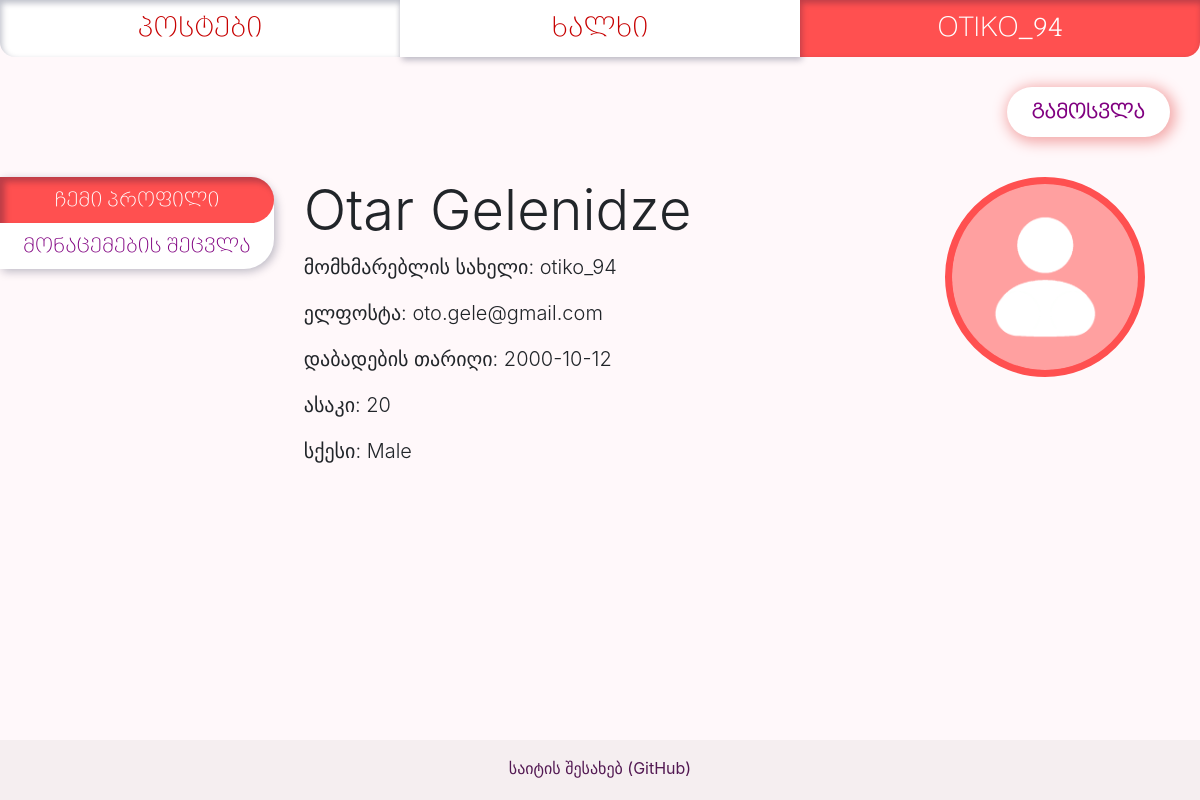
/people/profile (signed in), run on an earlier commit of the app's database.
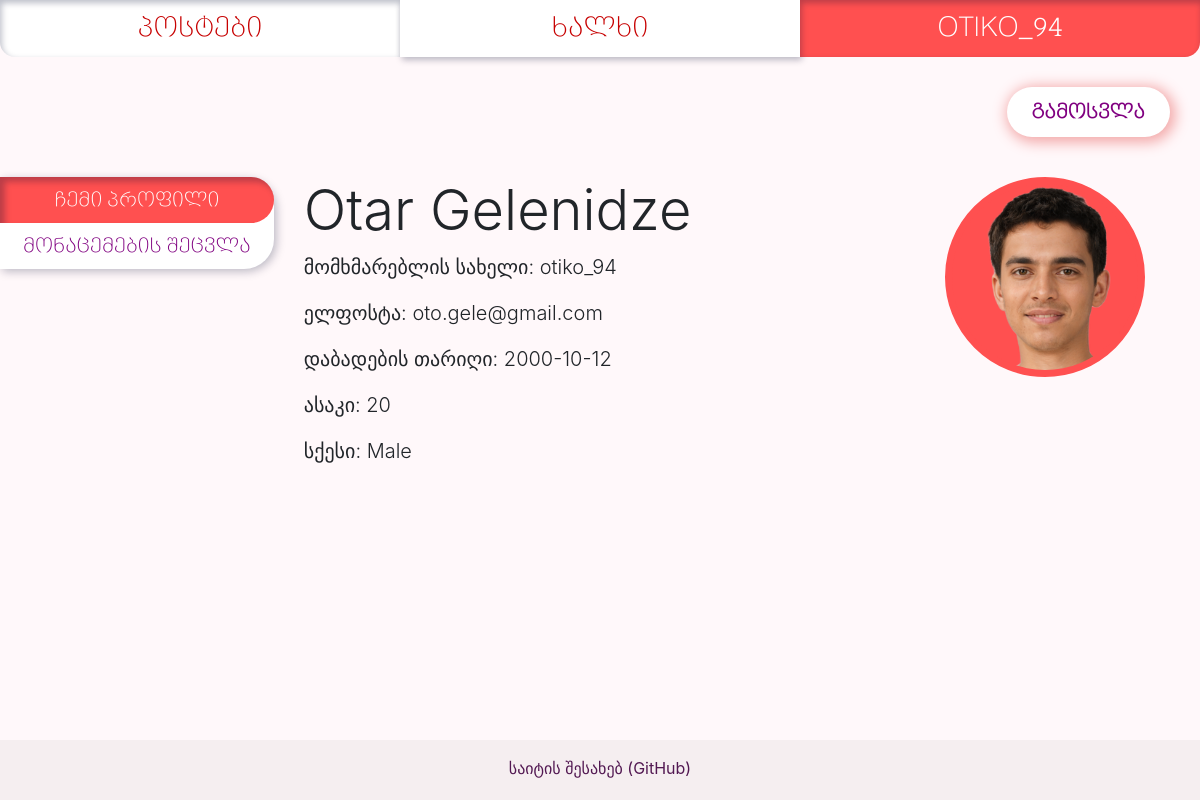
And on a later commit of the database.
### app/models/users.py (models this page shows, shortened)
class User(db.Model, UserMixin):
    __tablename__ = 'users'
    id = db.Column(db.Integer, primary_key=True)
    username = db.Column(db.String(16), unique=True, nullable=False, index=True)
    password = db.Column(db.String(255))
    name_first = db.Column(db.String)
    name_last = db.Column(db.String)
    email = db.Column(db.String(64), unique=True, nullable=False, index=True)
    sex = db.Column(db.String)
    dob = db.Column(db.Date)
    age = db.Column(db.Integer)
    picture = db.Column(db.String)
    post = db.relationship('PostsModel', backref='User', uselist=False)
    comment = db.relationship('Comment', backref='User', uselist=False)
    roles = db.relationship('Role', secondary=roles_users,
                            backref=db.backref('users', lazy='dynamic'))
    friends = db.relationship('User', secondary=friendships,
                              primaryjoin=id == friendships.c.user_id_one,
                              secondaryjoin=id == friendships.c.user_id_two)

### app/profiles/views.py (the view)
@profiles_blueprint.route('/profile', methods=['GET', 'POST'])
def profile():
    incoming_requests = FriendRequest.query.filter_by(recipient_user=current_user.id, active=1).all()
    request_sender_usernames = []
    if incoming_requests:
        for r in incoming_requests:
            request_sender_usernames.append(User.query.get(r.sender_user).username)
    if request.method == 'POST':  # happens when editing own data
        form_update = UpdateForm()
        if current_user.check_password(form_update.password.data):
            formatted_date = dob_string_to_datetime(form_update.dob.data)
            if form_update.validate_on_submit():
                for x in set(form_update):
                    if x.name == 'dob':
                        x.data = formatted_date
                        setattr(current_user, 'age', calculate_age(x.data))
                    if x.data and x.data != '' and x.name in current_user.__table__.c:
                        if x.name == 'picture':
                            x.data = save_file(current_user.username, x.data,
                                               'profile_pictures')  # saves file to directory, returns filename
                        if x.name != 'password' and x.name != 'role':
                            setattr(current_user, x.name, x.data)
                            db.session.commit()
                flash('მონაცემები წარმატებით განახლდა', 'alert-green')
            else:
                flash('მონაცემები არასწორადაა შეყვანილი – მონაცემები არ განახლდა', 'alert-red')
        else:
            flash('პაროლი არასწორია – მონაცემები არ განახლდა', 'alert-red')
        return render_template('my_profile.html',
                               pages=generate_nav_links(),
                               form_update=UpdateForm(),
                               incoming_requests=incoming_requests,
                               request_sender_usernames=request_sender_usernames,
                               zip=zip)
    else:
        if check_auth():
            return render_template('my_profile.html',
                                   pages=generate_nav_links(),
                                   form_update=UpdateForm(),
                                   incoming_requests=incoming_requests,
                                   request_sender_usernames=request_sender_usernames,
                                   zip=zip)
    return redirect('/')

### app/models/users.py (called while the page is built)
@login_manager.user_loader
def load_user(user_id):
    try:
        return User.query.get(user_id)
    except Exception as e:
        print(e)

### app/tools/check_auth.py (called while the page is built)
def check_auth():
    from flask_login import current_user
    try:
        if current_user.is_authenticated:
            return True
    except AttributeError:
        return False

### app/tools/nav_link_list.py (called while the page is built)
def generate_nav_links():
    pages_nav_list = [
        ("posts.list_posts", "პოსტები"),
        ("profiles.list_people", "ხალხი"),
        ("auth.auth", "შესვლა")
    ]
    from flask_login import current_user
    if current_user.is_authenticated:
        pages_nav_list[2] = ('profiles.profile', current_user.username.upper())
    return pages_nav_list

### app/profiles/templates/my_profile.html (shortened to what this page needs)
{% extends "base.html" %}
{% block content %}
{% from 'macros_images.html' import show_profile_picture %}
{% from 'macros_general.html' import flash_alert %}
<a href="/logoff" id="logoff"> გამოსვლა </a>
<br><br><br><br><br>
<div class="row">
  <div class="col-3">
    <div class="nav flex-column nav-pills nav-left-tabs" id="v-pills-tab" role="tablist" aria-orientation="vertical">
      <a class="nav-link  active" id="v-pills-home-tab" data-toggle="pill" href="#v-pills-home" role="tab" aria-controls="v-pills-home" aria-selected="true">ჩემი პროფილი</a>
      <a class="nav-link tab-passive" id="v-pills-change-tab" data-toggle="pill" href="#v-pills-change" role="tab" aria-controls="v-pills-profile" aria-selected="false">მონაცემების შეცვლა</a>
   </div>
  </div>
  <div class="col-9">
    <div class="tab-content" id="v-pills-tabContent">
      <div class="tab-pane fade show active" id="v-pills-home" role="tabpanel" aria-labelledby="v-pills-home-tab">
    <h1 class="display-4">{{ current_user.name_first }} {{ current_user.name_last}} {{ show_profile_picture(current_user, 'myprofile-profilepicture') }}</h1>
    <p class="lead">მომხმარებლის სახელი: {{ current_user.username }} </p>
    <p class="lead">ელფოსტა: {{ current_user.email }} </p>
    <p class="lead">დაბადების თარიღი: {{ current_user.dob }}</p>
    <p class="lead">ასაკი: {{ current_user.age }} </p>
    <p class="lead">სქესი: {{ current_user.sex }}</p>
    </div>
    </div>
  </div>
</div>
{% endblock %}

### app/posts/templates/macros_images.html (shortened to what this page needs)
{% macro show_profile_picture(user, style) %}
      {% if user.picture %}
        <img src="{{ url_for('static', filename='uploads/profile_pictures/%s' % user.picture) }}" class="{{style}}" alt="my_profile_picture">
      {% else %}
        <img src="{{ url_for('static', filename='uploads/profile_pictures/default_profile_picture.png') }}" class="{{style}}" alt="my_profile_picture">
      {% endif %}
{% endmacro %}

What changed in the data, as far as the page shows it:
changed User "Otar": picture: picture added
